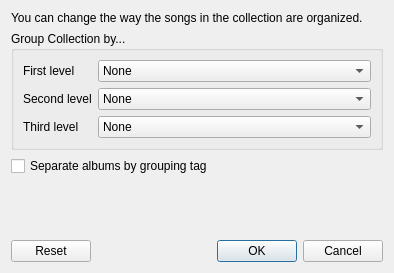
<?xml version="1.0" encoding="UTF-8"?>
<ui version="4.0">
 <class>GroupByDialog</class>
 <widget class="QDialog" name="GroupByDialog">
  <property name="geometry">
   <rect>
    <x>0</x>
    <y>0</y>
    <width>394</width>
    <height>273</height>
   </rect>
  </property>
  <property name="windowTitle">
   <string>Collection advanced grouping</string>
  </property>
  <property name="windowIcon">
   <iconset resource="../../data/icons.qrc">
    <normaloff>:/icons/64x64/mango.png</normaloff>:/icons/64x64/mango.png</iconset>
  </property>
  <layout class="QVBoxLayout" name="layout_groupbydialog">
   <item>
    <widget class="QLabel" name="label">
     <property name="text">
      <string>You can change the way the songs in the collection are organized.</string>
     </property>
     <property name="wordWrap">
      <bool>true</bool>
     </property>
    </widget>
   </item>
   <item>
    <widget class="QGroupBox" name="groupbox_group_by">
     <property name="title">
      <string>Group Collection by...</string>
     </property>
     <layout class="QFormLayout" name="formLayout">
      <item row="0" column="0">
       <widget class="QLabel" name="label_first">
        <property name="text">
         <string>First level</string>
        </property>
       </widget>
      </item>
      <item row="0" column="1">
       <widget class="QComboBox" name="combobox_first">
        <item>
         <property name="text">
          <string>None</string>
         </property>
        </item>
        <item>
         <property name="text">
          <string>Artist</string>
         </property>
        </item>
        <item>
         <property name="text">
          <string>Album artist</string>
         </property>
        </item>
        <item>
         <property name="text">
          <string>Album</string>
         </property>
        </item>
        <item>
         <property name="text">
          <string>Album - Disc</string>
         </property>
        </item>
        <item>
         <property name="text">
          <string>Disc</string>
         </property>
        </item>
        <item>
         <property name="text">
          <string>Format</string>
         </property>
        </item>
        <item>
         <property name="text">
          <string>Genre</string>
         </property>
        </item>
        <item>
         <property name="text">
          <string>Year</string>
         </property>
        </item>
        <item>
         <property name="text">
          <string>Year - Album</string>
         </property>
        </item>
        <item>
         <property name="text">
          <string>Year - Album - Disc</string>
         </property>
        </item>
        <item>
         <property name="text">
          <string>Original year</string>
         </property>
        </item>
        <item>
         <property name="text">
          <string>Original year - Album</string>
         </property>
        </item>
        <item>
         <property name="text">
          <string>Original year - Album - Disc</string>
         </property>
        </item>
        <item>
         <property name="text">
          <string>Composer</string>
         </property>
        </item>
        <item>
         <property name="text">
          <string>Performer</string>
         </property>
        </item>
        <item>
         <property name="text">
          <string>Grouping</string>
         </property>
        </item>
        <item>
         <property name="text">
          <string>File type</string>
         </property>
        </item>
        <item>
         <property name="text">
          <string>Sample rate</string>
         </property>
        </item>
        <item>
         <property name="text">
          <string>Bit depth</string>
         </property>
        </item>
        <item>
         <property name="text">
          <string>Bitrate</string>
         </property>
        </item>
       </widget>
      </item>
      <item row="1" column="0">
       <widget class="QLabel" name="label_second">
        <property name="text">
         <string>Second level</string>
        </property>
       </widget>
      </item>
      <item row="1" column="1">
       <widget class="QComboBox" name="combobox_second">
        <item>
         <property name="text">
          <string>None</string>
         </property>
        </item>
        <item>
         <property name="text">
          <string>Artist</string>
         </property>
        </item>
        <item>
         <property name="text">
          <string>Album artist</string>
         </property>
        </item>
        <item>
         <property name="text">
          <string>Album</string>
         </property>
        </item>
        <item>
         <property name="text">
          <string>Album - Disc</string>
         </property>
        </item>
        <item>
         <property name="text">
          <string>Disc</string>
         </property>
        </item>
        <item>
         <property name="text">
          <string>Format</string>
         </property>
        </item>
        <item>
         <property name="text">
          <string>Genre</string>
         </property>
        </item>
        <item>
         <property name="text">
          <string>Year</string>
         </property>
        </item>
        <item>
         <property name="text">
          <string>Year - Album</string>
         </property>
        </item>
        <item>
         <property name="text">
          <string>Year - Album - Disc</string>
         </property>
        </item>
        <item>
         <property name="text">
          <string>Original year</string>
         </property>
        </item>
        <item>
         <property name="text">
          <string>Original year - Album</string>
         </property>
        </item>
        <item>
         <property name="text">
          <string>Original year - Album - Disc</string>
         </property>
        </item>
        <item>
         <property name="text">
          <string>Composer</string>
         </property>
        </item>
        <item>
         <property name="text">
          <string>Performer</string>
         </property>
        </item>
        <item>
         <property name="text">
          <string>Grouping</string>
         </property>
        </item>
        <item>
         <property name="text">
          <string>File type</string>
         </property>
        </item>
        <item>
         <property name="text">
          <string>Sample rate</string>
         </property>
        </item>
        <item>
         <property name="text">
          <string>Bit depth</string>
         </property>
        </item>
        <item>
         <property name="text">
          <string>Bitrate</string>
         </property>
        </item>
       </widget>
      </item>
      <item row="2" column="0">
       <widget class="QLabel" name="label_third">
        <property name="text">
         <string>Third level</string>
        </property>
       </widget>
      </item>
      <item row="2" column="1">
       <widget class="QComboBox" name="combobox_third">
        <item>
         <property name="text">
          <string>None</string>
         </property>
        </item>
        <item>
         <property name="text">
          <string>Artist</string>
         </property>
        </item>
        <item>
         <property name="text">
          <string>Album artist</string>
         </property>
        </item>
        <item>
         <property name="text">
          <string>Album</string>
         </property>
        </item>
        <item>
         <property name="text">
          <string>Album - Disc</string>
         </property>
        </item>
        <item>
         <property name="text">
          <string>Disc</string>
         </property>
        </item>
        <item>
         <property name="text">
          <string>Format</string>
         </property>
        </item>
        <item>
         <property name="text">
          <string>Genre</string>
         </property>
        </item>
        <item>
         <property name="text">
          <string>Year</string>
         </property>
        </item>
        <item>
         <property name="text">
          <string>Year - Album</string>
         </property>
        </item>
        <item>
         <property name="text">
          <string>Year - Album - Disc</string>
         </property>
        </item>
        <item>
         <property name="text">
          <string>Original year</string>
         </property>
        </item>
        <item>
         <property name="text">
          <string>Original year - Album</string>
         </property>
        </item>
        <item>
         <property name="text">
          <string>Original year - Album - Disc</string>
         </property>
        </item>
        <item>
         <property name="text">
          <string>Composer</string>
         </property>
        </item>
        <item>
         <property name="text">
          <string>Performer</string>
         </property>
        </item>
        <item>
         <property name="text">
          <string>Grouping</string>
         </property>
        </item>
        <item>
         <property name="text">
          <string>File type</string>
         </property>
        </item>
        <item>
         <property name="text">
          <string>Sample rate</string>
         </property>
        </item>
        <item>
         <property name="text">
          <string>Bit depth</string>
         </property>
        </item>
        <item>
         <property name="text">
          <string>Bitrate</string>
         </property>
        </item>
       </widget>
      </item>
     </layout>
    </widget>
   </item>
   <item>
    <widget class="QCheckBox" name="checkbox_separate_albums_by_grouping">
     <property name="text">
      <string>Separate albums by grouping tag</string>
     </property>
    </widget>
   </item>
   <item>
    <spacer name="spacer_bottom">
     <property name="orientation">
      <enum>Qt::Vertical</enum>
     </property>
     <property name="sizeHint" stdset="0">
      <size>
       <width>20</width>
       <height>11</height>
      </size>
     </property>
    </spacer>
   </item>
   <item>
    <widget class="QDialogButtonBox" name="buttonbox">
     <property name="orientation">
      <enum>Qt::Horizontal</enum>
     </property>
     <property name="standardButtons">
      <set>QDialogButtonBox::Cancel|QDialogButtonBox::Ok|QDialogButtonBox::Reset</set>
     </property>
    </widget>
   </item>
  </layout>
 </widget>
 <tabstops>
  <tabstop>combobox_first</tabstop>
  <tabstop>combobox_second</tabstop>
  <tabstop>combobox_third</tabstop>
  <tabstop>checkbox_separate_albums_by_grouping</tabstop>
  <tabstop>buttonbox</tabstop>
 </tabstops>
 <resources>
  <include location="../../data/data.qrc"/>
  <include location="../../data/icons.qrc"/>
 </resources>
 <connections>
  <connection>
   <sender>buttonbox</sender>
   <signal>accepted()</signal>
   <receiver>GroupByDialog</receiver>
   <slot>accept()</slot>
   <hints>
    <hint type="sourcelabel">
     <x>248</x>
     <y>254</y>
    </hint>
    <hint type="destinationlabel">
     <x>157</x>
     <y>274</y>
    </hint>
   </hints>
  </connection>
  <connection>
   <sender>buttonbox</sender>
   <signal>rejected()</signal>
   <receiver>GroupByDialog</receiver>
   <slot>reject()</slot>
   <hints>
    <hint type="sourcelabel">
     <x>316</x>
     <y>260</y>
    </hint>
    <hint type="destinationlabel">
     <x>286</x>
     <y>274</y>
    </hint>
   </hints>
  </connection>
 </connections>
</ui>
